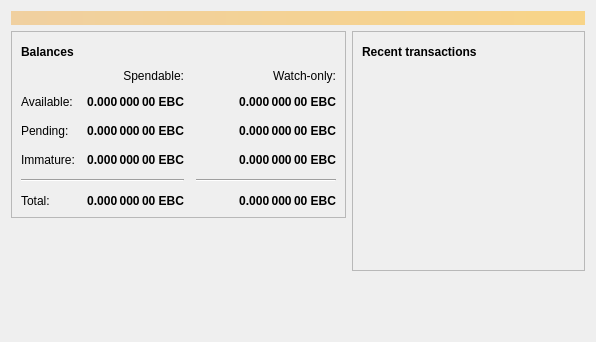
<?xml version="1.0" encoding="UTF-8"?>
<ui version="4.0">
 <class>OverviewPage</class>
 <widget class="QWidget" name="OverviewPage">
  <property name="geometry">
   <rect>
    <x>0</x>
    <y>0</y>
    <width>596</width>
    <height>342</height>
   </rect>
  </property>
  <property name="windowTitle">
   <string>Form</string>
  </property>
  <layout class="QVBoxLayout" name="topLayout">
   <item>
    <widget class="QLabel" name="labelAlerts">
     <property name="visible">
      <bool>false</bool>
     </property>
     <property name="styleSheet">
      <string notr="true">QLabel { background-color: qlineargradient(x1: 0, y1: 0, x2: 1, y2: 0, stop:0 #F0D0A0, stop:1 #F8D488); color:#000000; }</string>
     </property>
     <property name="wordWrap">
      <bool>true</bool>
     </property>
     <property name="margin">
      <number>3</number>
     </property>
     <property name="textInteractionFlags">
      <set>Qt::TextSelectableByMouse</set>
     </property>
    </widget>
   </item>
   <item>
    <layout class="QHBoxLayout" name="horizontalLayout" stretch="1,1">
     <item>
      <layout class="QVBoxLayout" name="verticalLayout_2">
       <item>
        <widget class="QFrame" name="frame">
         <property name="frameShape">
          <enum>QFrame::StyledPanel</enum>
         </property>
         <property name="frameShadow">
          <enum>QFrame::Raised</enum>
         </property>
         <layout class="QVBoxLayout" name="verticalLayout_4">
          <item>
           <layout class="QHBoxLayout" name="horizontalLayout_4">
            <item>
             <widget class="QLabel" name="label_5">
              <property name="font">
               <font>
                <weight>75</weight>
                <bold>true</bold>
               </font>
              </property>
              <property name="text">
               <string>Balances</string>
              </property>
             </widget>
            </item>
            <item>
             <widget class="QPushButton" name="labelWalletStatus">
              <property name="enabled">
               <bool>true</bool>
              </property>
              <property name="maximumSize">
               <size>
                <width>30</width>
                <height>16777215</height>
               </size>
              </property>
              <property name="toolTip">
               <string>The displayed information may be out of date. Your wallet automatically synchronizes with the eBitcash network after a connection is established, but this process has not completed yet.</string>
              </property>
              <property name="text">
               <string/>
              </property>
              <property name="icon">
               <iconset resource="../ebitcash.qrc">
                <normaloff>:/icons/warning</normaloff>
                <disabledoff>:/icons/warning</disabledoff>:/icons/warning</iconset>
              </property>
              <property name="iconSize">
               <size>
                <width>24</width>
                <height>24</height>
               </size>
              </property>
              <property name="flat">
               <bool>true</bool>
              </property>
             </widget>
            </item>
            <item>
             <spacer name="horizontalSpacer_3">
              <property name="orientation">
               <enum>Qt::Horizontal</enum>
              </property>
              <property name="sizeHint" stdset="0">
               <size>
                <width>40</width>
                <height>20</height>
               </size>
              </property>
             </spacer>
            </item>
           </layout>
          </item>
          <item>
           <layout class="QGridLayout" name="gridLayout">
            <property name="spacing">
             <number>12</number>
            </property>
            <item row="2" column="2">
             <widget class="QLabel" name="labelWatchPending">
              <property name="font">
               <font>
                <weight>75</weight>
                <bold>true</bold>
               </font>
              </property>
              <property name="cursor">
               <cursorShape>IBeamCursor</cursorShape>
              </property>
              <property name="toolTip">
               <string>Unconfirmed transactions to watch-only addresses</string>
              </property>
              <property name="text">
               <string notr="true">0.000 000 00 EBC</string>
              </property>
              <property name="alignment">
               <set>Qt::AlignRight|Qt::AlignTrailing|Qt::AlignVCenter</set>
              </property>
              <property name="textInteractionFlags">
               <set>Qt::LinksAccessibleByMouse|Qt::TextSelectableByKeyboard|Qt::TextSelectableByMouse</set>
              </property>
             </widget>
            </item>
            <item row="2" column="1">
             <widget class="QLabel" name="labelUnconfirmed">
              <property name="font">
               <font>
                <weight>75</weight>
                <bold>true</bold>
               </font>
              </property>
              <property name="cursor">
               <cursorShape>IBeamCursor</cursorShape>
              </property>
              <property name="toolTip">
               <string>Total of transactions that have yet to be confirmed, and do not yet count toward the spendable balance</string>
              </property>
              <property name="text">
               <string notr="true">0.000 000 00 EBC</string>
              </property>
              <property name="alignment">
               <set>Qt::AlignRight|Qt::AlignTrailing|Qt::AlignVCenter</set>
              </property>
              <property name="textInteractionFlags">
               <set>Qt::LinksAccessibleByMouse|Qt::TextSelectableByKeyboard|Qt::TextSelectableByMouse</set>
              </property>
             </widget>
            </item>
            <item row="3" column="2">
             <widget class="QLabel" name="labelWatchImmature">
              <property name="font">
               <font>
                <weight>75</weight>
                <bold>true</bold>
               </font>
              </property>
              <property name="cursor">
               <cursorShape>IBeamCursor</cursorShape>
              </property>
              <property name="toolTip">
               <string>Mined balance in watch-only addresses that has not yet matured</string>
              </property>
              <property name="text">
               <string notr="true">0.000 000 00 EBC</string>
              </property>
              <property name="alignment">
               <set>Qt::AlignRight|Qt::AlignTrailing|Qt::AlignVCenter</set>
              </property>
              <property name="textInteractionFlags">
               <set>Qt::LinksAccessibleByMouse|Qt::TextSelectableByKeyboard|Qt::TextSelectableByMouse</set>
              </property>
             </widget>
            </item>
            <item row="4" column="0" colspan="2">
             <widget class="Line" name="line">
              <property name="orientation">
               <enum>Qt::Horizontal</enum>
              </property>
             </widget>
            </item>
            <item row="4" column="2">
             <widget class="Line" name="lineWatchBalance">
              <property name="sizePolicy">
               <sizepolicy hsizetype="Preferred" vsizetype="Fixed">
                <horstretch>0</horstretch>
                <verstretch>0</verstretch>
               </sizepolicy>
              </property>
              <property name="minimumSize">
               <size>
                <width>140</width>
                <height>0</height>
               </size>
              </property>
              <property name="orientation">
               <enum>Qt::Horizontal</enum>
              </property>
             </widget>
            </item>
            <item row="5" column="0">
             <widget class="QLabel" name="labelTotalText">
              <property name="text">
               <string>Total:</string>
              </property>
             </widget>
            </item>
            <item row="3" column="1">
             <widget class="QLabel" name="labelImmature">
              <property name="font">
               <font>
                <weight>75</weight>
                <bold>true</bold>
               </font>
              </property>
              <property name="cursor">
               <cursorShape>IBeamCursor</cursorShape>
              </property>
              <property name="toolTip">
               <string>Mined balance that has not yet matured</string>
              </property>
              <property name="text">
               <string notr="true">0.000 000 00 EBC</string>
              </property>
              <property name="alignment">
               <set>Qt::AlignRight|Qt::AlignTrailing|Qt::AlignVCenter</set>
              </property>
              <property name="textInteractionFlags">
               <set>Qt::LinksAccessibleByMouse|Qt::TextSelectableByKeyboard|Qt::TextSelectableByMouse</set>
              </property>
             </widget>
            </item>
            <item row="2" column="3">
             <spacer name="horizontalSpacer_2">
              <property name="orientation">
               <enum>Qt::Horizontal</enum>
              </property>
              <property name="sizeHint" stdset="0">
               <size>
                <width>40</width>
                <height>20</height>
               </size>
              </property>
             </spacer>
            </item>
            <item row="3" column="0">
             <widget class="QLabel" name="labelImmatureText">
              <property name="text">
               <string>Immature:</string>
              </property>
             </widget>
            </item>
            <item row="5" column="1">
             <widget class="QLabel" name="labelTotal">
              <property name="font">
               <font>
                <weight>75</weight>
                <bold>true</bold>
               </font>
              </property>
              <property name="cursor">
               <cursorShape>IBeamCursor</cursorShape>
              </property>
              <property name="toolTip">
               <string>Your current total balance</string>
              </property>
              <property name="text">
               <string notr="true">0.000 000 00 EBC</string>
              </property>
              <property name="alignment">
               <set>Qt::AlignRight|Qt::AlignTrailing|Qt::AlignVCenter</set>
              </property>
              <property name="textInteractionFlags">
               <set>Qt::LinksAccessibleByMouse|Qt::TextSelectableByKeyboard|Qt::TextSelectableByMouse</set>
              </property>
             </widget>
            </item>
            <item row="5" column="2">
             <widget class="QLabel" name="labelWatchTotal">
              <property name="font">
               <font>
                <weight>75</weight>
                <bold>true</bold>
               </font>
              </property>
              <property name="cursor">
               <cursorShape>IBeamCursor</cursorShape>
              </property>
              <property name="toolTip">
               <string>Current total balance in watch-only addresses</string>
              </property>
              <property name="text">
               <string notr="true">0.000 000 00 EBC</string>
              </property>
              <property name="alignment">
               <set>Qt::AlignRight|Qt::AlignTrailing|Qt::AlignVCenter</set>
              </property>
              <property name="textInteractionFlags">
               <set>Qt::LinksAccessibleByMouse|Qt::TextSelectableByKeyboard|Qt::TextSelectableByMouse</set>
              </property>
             </widget>
            </item>
            <item row="0" column="2">
             <widget class="QLabel" name="labelWatchonly">
              <property name="text">
               <string>Watch-only:</string>
              </property>
              <property name="alignment">
               <set>Qt::AlignRight|Qt::AlignTrailing|Qt::AlignVCenter</set>
              </property>
             </widget>
            </item>
            <item row="1" column="0">
             <widget class="QLabel" name="labelBalanceText">
              <property name="text">
               <string>Available:</string>
              </property>
             </widget>
            </item>
            <item row="1" column="1">
             <widget class="QLabel" name="labelBalance">
              <property name="font">
               <font>
                <weight>75</weight>
                <bold>true</bold>
               </font>
              </property>
              <property name="cursor">
               <cursorShape>IBeamCursor</cursorShape>
              </property>
              <property name="toolTip">
               <string>Your current spendable balance</string>
              </property>
              <property name="text">
               <string notr="true">0.000 000 00 EBC</string>
              </property>
              <property name="alignment">
               <set>Qt::AlignRight|Qt::AlignTrailing|Qt::AlignVCenter</set>
              </property>
              <property name="textInteractionFlags">
               <set>Qt::LinksAccessibleByMouse|Qt::TextSelectableByKeyboard|Qt::TextSelectableByMouse</set>
              </property>
             </widget>
            </item>
            <item row="1" column="2">
             <widget class="QLabel" name="labelWatchAvailable">
              <property name="font">
               <font>
                <weight>75</weight>
                <bold>true</bold>
               </font>
              </property>
              <property name="cursor">
               <cursorShape>IBeamCursor</cursorShape>
              </property>
              <property name="toolTip">
               <string>Your current balance in watch-only addresses</string>
              </property>
              <property name="text">
               <string notr="true">0.000 000 00 EBC</string>
              </property>
              <property name="alignment">
               <set>Qt::AlignRight|Qt::AlignTrailing|Qt::AlignVCenter</set>
              </property>
              <property name="textInteractionFlags">
               <set>Qt::LinksAccessibleByMouse|Qt::TextSelectableByKeyboard|Qt::TextSelectableByMouse</set>
              </property>
             </widget>
            </item>
            <item row="2" column="0">
             <widget class="QLabel" name="labelPendingText">
              <property name="text">
               <string>Pending:</string>
              </property>
             </widget>
            </item>
            <item row="0" column="1">
             <widget class="QLabel" name="labelSpendable">
              <property name="text">
               <string>Spendable:</string>
              </property>
              <property name="alignment">
               <set>Qt::AlignRight|Qt::AlignTrailing|Qt::AlignVCenter</set>
              </property>
             </widget>
            </item>
           </layout>
          </item>
         </layout>
        </widget>
       </item>
       <item>
        <spacer name="verticalSpacer">
         <property name="orientation">
          <enum>Qt::Vertical</enum>
         </property>
         <property name="sizeHint" stdset="0">
          <size>
           <width>20</width>
           <height>40</height>
          </size>
         </property>
        </spacer>
       </item>
      </layout>
     </item>
     <item>
      <layout class="QVBoxLayout" name="verticalLayout_3">
       <item>
        <widget class="QFrame" name="frame_2">
         <property name="frameShape">
          <enum>QFrame::StyledPanel</enum>
         </property>
         <property name="frameShadow">
          <enum>QFrame::Raised</enum>
         </property>
         <layout class="QVBoxLayout" name="verticalLayout">
          <item>
           <layout class="QHBoxLayout" name="horizontalLayout_2">
            <item>
             <widget class="QLabel" name="label_4">
              <property name="font">
               <font>
                <weight>75</weight>
                <bold>true</bold>
               </font>
              </property>
              <property name="text">
               <string>Recent transactions</string>
              </property>
             </widget>
            </item>
            <item>
             <widget class="QPushButton" name="labelTransactionsStatus">
              <property name="enabled">
               <bool>true</bool>
              </property>
              <property name="maximumSize">
               <size>
                <width>30</width>
                <height>16777215</height>
               </size>
              </property>
              <property name="toolTip">
               <string>The displayed information may be out of date. Your wallet automatically synchronizes with the eBitcash network after a connection is established, but this process has not completed yet.</string>
              </property>
              <property name="text">
               <string/>
              </property>
              <property name="icon">
               <iconset resource="../ebitcash.qrc">
                <normaloff>:/icons/warning</normaloff>
                <disabledoff>:/icons/warning</disabledoff>:/icons/warning</iconset>
              </property>
              <property name="iconSize">
               <size>
                <width>24</width>
                <height>24</height>
               </size>
              </property>
              <property name="flat">
               <bool>true</bool>
              </property>
             </widget>
            </item>
            <item>
             <spacer name="horizontalSpacer">
              <property name="orientation">
               <enum>Qt::Horizontal</enum>
              </property>
              <property name="sizeHint" stdset="0">
               <size>
                <width>40</width>
                <height>20</height>
               </size>
              </property>
             </spacer>
            </item>
           </layout>
          </item>
          <item>
           <widget class="QListView" name="listTransactions">
            <property name="styleSheet">
             <string notr="true">QListView { background: transparent; }</string>
            </property>
            <property name="frameShape">
             <enum>QFrame::NoFrame</enum>
            </property>
            <property name="verticalScrollBarPolicy">
             <enum>Qt::ScrollBarAlwaysOff</enum>
            </property>
            <property name="horizontalScrollBarPolicy">
             <enum>Qt::ScrollBarAlwaysOff</enum>
            </property>
            <property name="selectionMode">
             <enum>QAbstractItemView::NoSelection</enum>
            </property>
           </widget>
          </item>
         </layout>
        </widget>
       </item>
       <item>
        <spacer name="verticalSpacer_2">
         <property name="orientation">
          <enum>Qt::Vertical</enum>
         </property>
         <property name="sizeHint" stdset="0">
          <size>
           <width>20</width>
           <height>40</height>
          </size>
         </property>
        </spacer>
       </item>
      </layout>
     </item>
    </layout>
   </item>
  </layout>
 </widget>
 <resources/>
 <connections/>
</ui>
